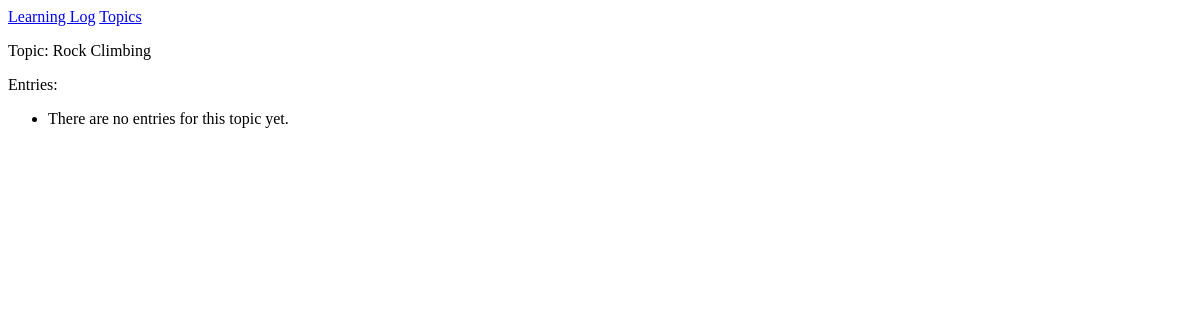
Before: /topics/2/ with the older database file.
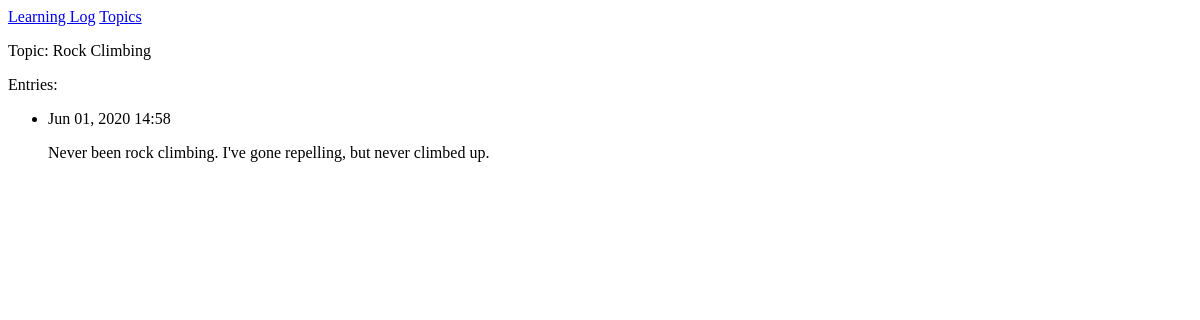
After: the same page with the newer database file.
### learning_logs/models.py (models this page shows, shortened)
class Entry(models.Model):
    topic = models.ForeignKey(Topic, on_delete=models.CASCADE)
    text = models.TextField()
    date_added = models.DateTimeField(auto_now_add=True)
    class Meta:
        verbose_name_plural = 'entries'

### learning_logs/views.py (the view)
# urls.py: path('topics/<int:topic_id>/', views.topic, name='topic'),
def topic(request, topic_id):
    topic = Topic.objects.get(id=topic_id)
    entries = topic.entry_set.order_by('-date_added')
    context = {'topic': topic, 'entries': entries}
    return render(request, 'learning_logs/topic.html', context)

### learning_logs/models.py (called while the page is built)
    def __str__(self):
        return self.text

### learning_logs/templates/learning_logs/topic.html
{% extends 'learning_logs/base.html' %}
{% block content %}
  <p>Topic: {{ topic  }}</p>
  <p>Entries:</p>
  <ul>
  {% for entry in entries %}
    <li>
      <p>{{ entry.date_added|date:'M d, Y H:i' }}</p>
      <p>{{ entry.text|linebreaks }}</p>
    </li>
  {% empty %}
    <li>
      There are no entries for this topic yet.
    </li>
  {% endfor %}
  </ul>
{% endblock content %}

Changed rows visible on the page:
added Entry: date_added "Jun 01, 2020 14:58", text "Never been rock climbing. I've gone repelling, but never climbed up."
Other visible differences:
text no longer shown: "There are no entries for this topic yet."
